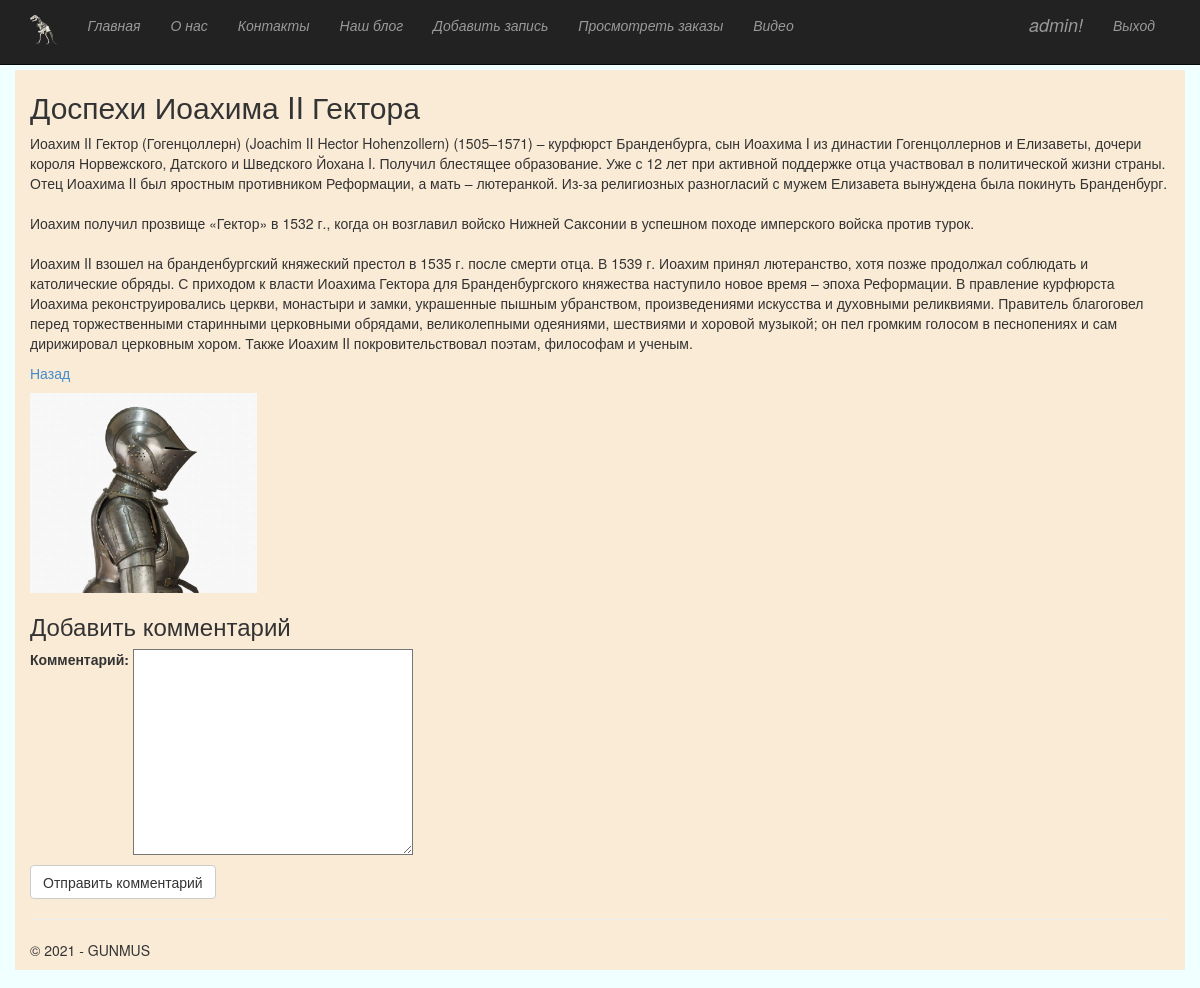
/2/ (signed in), run on the app's committed database.
### app/models.py (models this page shows, shortened)
class Blog(models.Model):
    title = models.CharField(max_length = 100, unique_for_date = "posted", verbose_name = "Заголовок")
    description = models.TextField(verbose_name = "Краткое содержание")
    content = models.TextField(verbose_name = "Полное содержание")
    posted = models.DateTimeField(default = datetime.now(), db_index = True, verbose_name = "Опубликован")
    author = models.ForeignKey(User, null=True, blank=True, on_delete = models.SET_NULL, verbose_name = "Автор")
    image = models.FileField(default = 'temp.jpg', verbose_name = "Путь к картинке")
    class Meta:
        db_table = "Posts"
        ordering = ["-posted"]
        verbose_name = "Пост"
        verbose_name_plural = "Пост"

### app/views.py (the view)
# urls.py: url(r'^(?P<parametr>\d+)/$', app.views.blogpost, name='blogpost'),
def blogpost(request, parametr):
    post_1 = Blog.objects.get(id=parametr)
    comments = Comment.objects.filter(post=parametr)
    if request.method == "POST":
        form = CommentForm(request.POST)
        if form.is_valid():
            comment_f = form.save(commit=False)
            comment_f.author = request.user
            comment_f.date = datetime.now()
            comment_f.post = Blog.objects.get(id=parametr)
            comment_f.save()
            return redirect('blogpost', parametr=post_1.id)
    else:
        form = CommentForm()
    assert isinstance(request, HttpRequest)
    return render(
        request,
        'app/blogpost.html',
        {
            'post_1': post_1,
            'comments': comments,
            'form': form,
            'year':datetime.now().year,
        }
    )

### app/forms.py
class CommentForm (forms.ModelForm):
    class Meta:
        model = Comment
        fields = ('text',)
        labels = {'text': "Комментарий"}

### app/templates/app/blogpost.html (shortened to what this page needs)
﻿{% extends "app/layout.html" %}
{% block content %}
<h2> {{post_1.title}} </h2>
<p> {{post_1.content|linebreaksbr}} </p>
<p><a href="{% url 'blog' %} ">Назад</a></p>
{% if post_1.image and post_1.image.url != '/media/temp.jpg' %}
   <img src="{{ post_1.image.url }}" alt="Картинка" widht="300" height="200"/>
{% endif %}
{% if user.is_authenticated  %}
    <h3>Добавить комментарий</h3>
    <form method="POST">{% csrf_token %}
    <div>
        {{form.as_p}}
        <button type ="submit" class="save btn btn-default">Отправить комментарий </button>
    </div>
    </form>
{% else %}
    <h3> Для добавления комментария необходимо авторизоваться</h3>
{% endif %}
{% endblock %}

### app/templates/app/loginpartial.html (shortened to what this page needs)
{% if user.is_authenticated %}
<form id="logoutForm" action="/logout" method="post" class="navbar-right">
    <ul class="nav navbar-nav navbar-right">
        <li><span class="navbar-brand"> {{ user.username }}!</span></li>
        <li><a href="javascript:document.getElementById('logoutForm').submit()">Выход</a></li>
    </ul>
</form>
{% endif %}

### app/static/app/content/site.css (style rules this page uses)
body { padding-top: 50px; padding-bottom: 20px; }
input, select, textarea { max-width: 280px; }

### data on the page
Blog: title "Доспехи Иоахима II Гектора", content "Иоахим II Гектор (Гогенцоллерн) (Joachim II Hector Hohenzollern) (1505–1571) – курфюрст Бранденбурга, сын Иоахима I из династии Гогенцоллернов и Елизаветы, дочери короля Норвежского, Датского и Шведского Йохана I. Получил блестящее образование. Уже с 12 лет при активной поддержке отца участвовал в политической жизни страны. Отец Иоахима II был яростным противником Реформации, а мать – лютеранкой. Из-за религиозных разногласий с мужем Елизавета вынуждена была покинуть Бранденбург. Иоахим получил прозвище «Гектор» в 1532 г., когда он возглавил войско Нижней Саксонии в успешном походе имперского войска против турок. Иоахим II взошел на бранденбургский княжеский престол в 1535 г. после смерти…", image (picture)

### other printed values
{{ user.username }} "admin"
